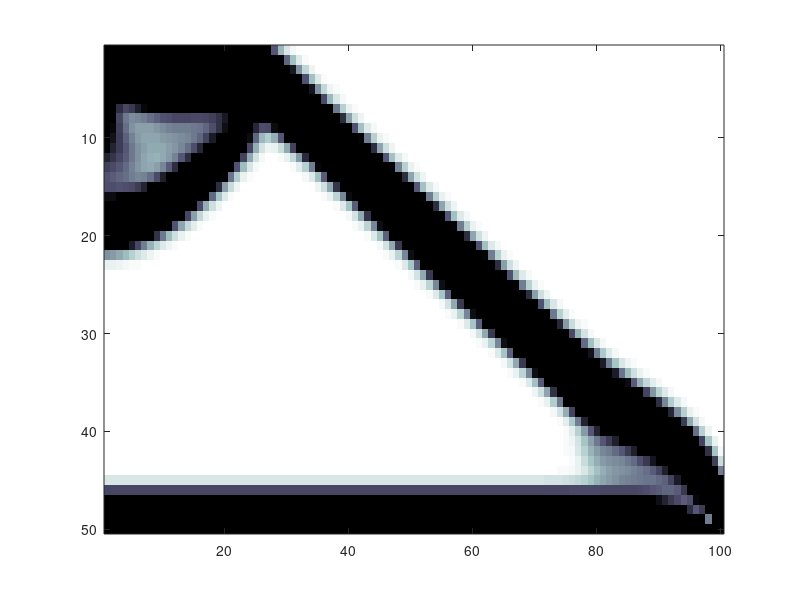

The MATLAB script that drew this image:
% --- notes ---
% This is a test of Uskov's 99-line code modification code from Mathworks File Exchange.
% Changes to original script: windowing/housekeeping

clear; clc; close all;  colormap(bone);

nelx     =  100;     nely  = 50;  eps0    = 1e-3;   nu = .3;    % Options
volfrac  =   .3;     rs    =  2;  eta     =   .2; 
nloop    =  100;     penal =  3;  etamax  =    1;                               
F        = sparse(2,1,-1,2*(1+nelx)*(1+nely),1);               
fixeddof = union(1:2:2*(nely+1), 2*(1+nelx)*(1+nely));          

nel      =  nelx*nely;                                          % Setup
nnodes   = (1+nelx)*(1+nely);     
ndof     = 2*nnodes;  
freedof  = setdiff(1:ndof, fixeddof);                    
nodenrs  = reshape(1:nnodes, 1 + nely, 1 + nelx);
edofVec  = reshape(2*nodenrs(1:end-1, 1:end-1)+1, [], 1);
edofMat  = repmat(edofVec,1,8) + ...
           repmat([0, 1, 2*nely + [2 3 0 1], -2, -1], nel, 1);    
iK       = reshape(kron(edofMat,ones(8,1))',[],1);
jK       = reshape(kron(edofMat,ones(1,8))',[],1);

U  = zeros(ndof,1);             x    = repmat(volfrac,nel,1);   % Other           
lm = 0;                         reta = (etamax/eta)^(1/nloop);  
                                                                % K0                         
a  = [12 3 -6 3 0 -6 -3 -3];    i1   = [1 2 3 8; 2 1 4 5; 3 4 1 7; 8 5 7 1];  
b  = [-4 3 -2 -9 4 2 -3 9];     i2   = [6 7 5 4; 7 6 8 3; 5 8 6 2; 4 3 2 6];
k  = (a+nu*b)/(24*(1-nu^2));    KE   = k([i1 i2; i2 i1]);    

for loop = 1:nloop                                              % Loop
	x = imgaussfilt(reshape(x,nely,nelx),rs);                   % -- filter	
    x = x(:); y = x.^penal; y(y < eps0*volfrac) = 0;                    
                                                                % -- solve
    K    = sparse(iK,jK,KE(:)*y');  d         = diag(K);                           
	skip = find(d == 0);            remain    = setdiff(freedof,skip);         
	K    = K(remain,remain);        U(remain) = (K+K')\F(remain)*2;            
    ue   = U(edofMat);              ce        = max(0,y.*sum(ue*KE.*ue,2));     
	x    = x.*(ce.^eta);            xNew      = @(a) min(1,x*exp(a));
	
    delta = @(a) sum(xNew(a))-volfrac*nel;                      % -- oc
    lm    = fzero(delta,lm);
	x     = xNew(lm);              
    eta   = min(etamax,eta*reta);               

	imagesc(reshape(1-x,nely,nelx));  drawnow;                  % -- draw
end
